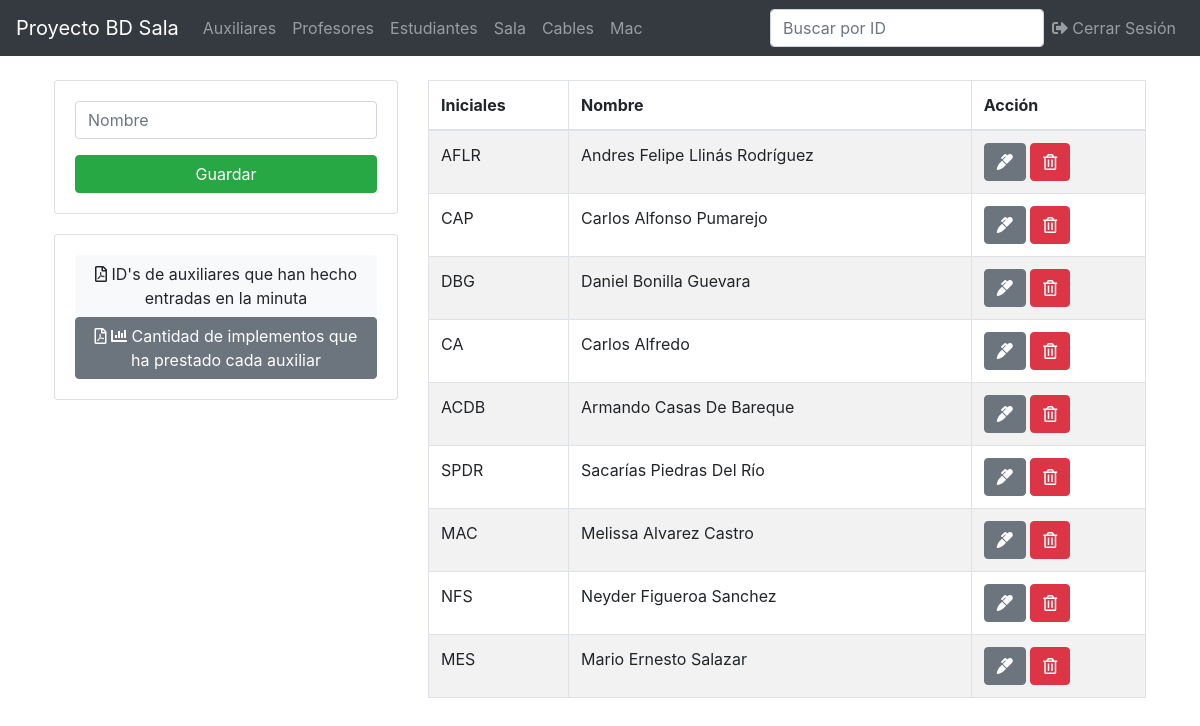
Page /auxiliar.php (signed in) on the committed database.
### tables this page shows
CREATE TABLE `auxiliar` (
  `id` int(11) NOT NULL,
  `iniciales` varchar(10) NOT NULL,
  `nombre` varchar(60) NOT NULL
);

### auxiliar.php (the view, shortened to what this page needs)
<?php
include("ProyectoBasesDeDatos/db.php");
include('ProyectoBasesDeDatos/includes/header.php');
?>
<main class="container p-4">
  <div class="row">
    <div class="col-md-4">
      <div class="card card-body">
        <form action="/ProyectoBasesDeDatos/save.php" method="POST">
          <div class="form-group">
            <input type="text" name="nombre" class="form-control" placeholder="Nombre"  pattern="[a-zA-ZñÑáéíóúÁÉÍÓÚ\s]+"autofocus required title="El nombre solo puede contener letras">
          </div>
          <input type="submit" name="save_auxiliar" class="btn btn-success btn-block" value="Guardar">
        </form>
      </div>
        <div class="card card-body" style="margin-top: 20px">
          <a href="/ProyectoBasesDeDatos/pdf/reporte_auxiliares.php?" class="btn btn-light">
          <i class="far fa-file-pdf"></i>
          ID's de auxiliares que han hecho entradas en la minuta
          </a>
          <a href="/ProyectoBasesDeDatos/pdf/reporte_auxiliares_2.php?" class="btn btn-secondary">
          <i class="far fa-file-pdf"></i>
          <i class="fas fa-chart-bar"></i>
          Cantidad de implementos que ha prestado cada auxiliar
          </a>
        </div>
      </div>
    <div class="col-md-8">
      <table class="table table-bordered table-striped" id="myTable">
        <thead>
          <tr>
            <th>Iniciales</th>
            <th>Nombre</th>
            <th>Acción</th>
          </tr>
        </thead>
        <tbody>
          <?php
          $query = "SELECT * FROM auxiliar";
          $result_auxiliares = mysqli_query($conn, $query);
          while($row = mysqli_fetch_assoc($result_auxiliares)) { ?>
          <tr>
          <td><?php echo $row['iniciales']; ?></td>
            <td><?php echo $row['nombre']; ?></td>
            <td>
              <a href="/ProyectoBasesDeDatos/edit.php?id=<?php echo $row['id']?>& entidad=<?php echo 'auxiliar'?>" class="btn btn-secondary">
                <i class="fas fa-marker"></i>
              </a>
              <a href="/ProyectoBasesDeDatos/delete.php?id=<?php echo $row['id'] ?>& entidad=<?php echo 'auxiliar' ?>" class="btn btn-danger">
                <i class="far fa-trash-alt"></i>
              </a>
            </td>
          </tr>
          <?php } ?>
        </tbody>
      </table>
    </div>
  </div>
</main>
<?php include('includes/footer.php'); ?>

### rows in the picture
auxiliar: iniciales "AFLR", nombre "Andres Felipe Llinás Rodríguez"
auxiliar: iniciales "CAP", nombre "Carlos Alfonso Pumarejo"
auxiliar: iniciales "DBG", nombre "Daniel Bonilla Guevara"
auxiliar: iniciales "CA", nombre "Carlos Alfredo"
auxiliar: iniciales "ACDB", nombre "Armando Casas De Bareque"
auxiliar: iniciales "SPDR", nombre "Sacarías Piedras Del Río"
auxiliar: iniciales "MAC", nombre "Melissa Alvarez Castro"
auxiliar: iniciales "NFS", nombre "Neyder Figueroa Sanchez"
auxiliar: iniciales "MES", nombre "Mario Ernesto Salazar"
